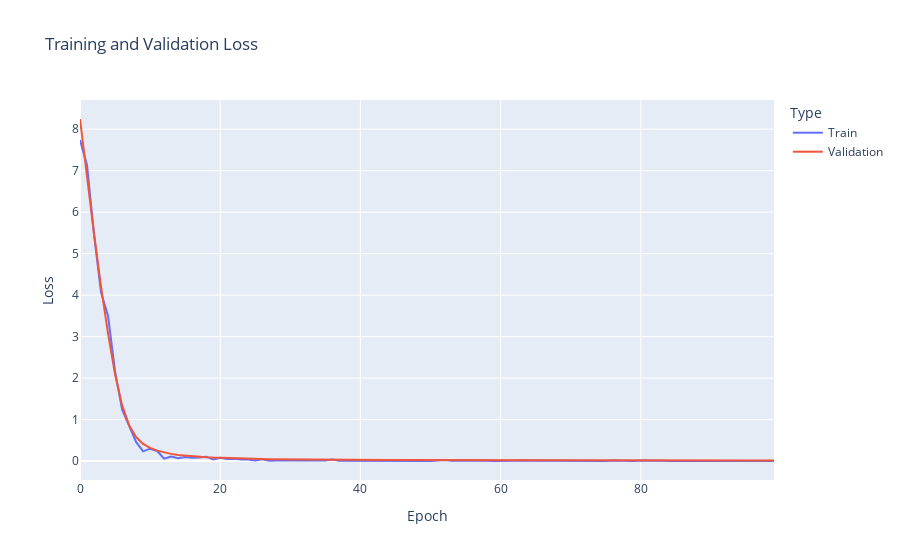

The notebook cell saved with this chart:
### Code cell
# Combine train and val losses into a single plot
loss_df = pd.DataFrame({
    'Epoch': list(range(len(train_losses))) + list(range(len(val_losses))),
    'Loss': train_losses + val_losses,
    'Type': ['Train'] * len(train_losses) + ['Validation'] * len(val_losses)
})

px.line(loss_df, x='Epoch', y='Loss', color='Type', 
        title='Training and Validation Loss', 
        labels={'Loss': 'Loss', 'Epoch': 'Epoch'}).show()
